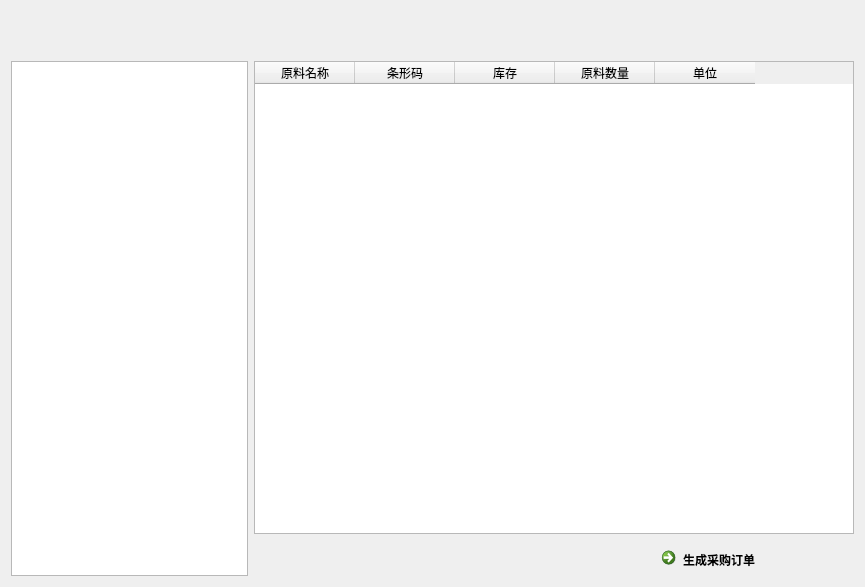
<?xml version="1.0" encoding="UTF-8"?>
<ui version="4.0">
 <class>TemplatePur</class>
 <widget class="QWidget" name="TemplatePur">
  <property name="geometry">
   <rect>
    <x>0</x>
    <y>0</y>
    <width>865</width>
    <height>587</height>
   </rect>
  </property>
  <property name="windowTitle">
   <string>Form</string>
  </property>
  <layout class="QVBoxLayout" name="verticalLayout_2">
   <item>
    <spacer name="horizontalSpacer">
     <property name="orientation">
      <enum>Qt::Horizontal</enum>
     </property>
     <property name="sizeHint" stdset="0">
      <size>
       <width>40</width>
       <height>25</height>
      </size>
     </property>
    </spacer>
   </item>
   <item>
    <spacer name="horizontalSpacer_2">
     <property name="orientation">
      <enum>Qt::Horizontal</enum>
     </property>
     <property name="sizeHint" stdset="0">
      <size>
       <width>40</width>
       <height>25</height>
      </size>
     </property>
    </spacer>
   </item>
   <item>
    <layout class="QHBoxLayout" name="horizontalLayout_2">
     <item>
      <widget class="QListWidget" name="listWidgetData"/>
     </item>
     <item>
      <layout class="QVBoxLayout" name="verticalLayout">
       <item>
        <widget class="QTableWidget" name="tableWidgetSetNumber">
         <property name="minimumSize">
          <size>
           <width>600</width>
           <height>0</height>
          </size>
         </property>
         <column>
          <property name="text">
           <string>原料名称</string>
          </property>
         </column>
         <column>
          <property name="text">
           <string>条形码</string>
          </property>
         </column>
         <column>
          <property name="text">
           <string>库存</string>
          </property>
         </column>
         <column>
          <property name="text">
           <string>原料数量</string>
          </property>
         </column>
         <column>
          <property name="text">
           <string>单位</string>
          </property>
         </column>
        </widget>
       </item>
       <item>
        <layout class="QHBoxLayout" name="horizontalLayout" stretch="0,2">
         <item>
          <widget class="QLabel" name="labelSize">
           <property name="text">
            <string/>
           </property>
          </widget>
         </item>
         <item>
          <widget class="QCommandLinkButton" name="commandLinkButtonOrder">
           <property name="maximumSize">
            <size>
             <width>200</width>
             <height>16777215</height>
            </size>
           </property>
           <property name="text">
            <string>生成采购订单</string>
           </property>
          </widget>
         </item>
        </layout>
       </item>
      </layout>
     </item>
    </layout>
   </item>
  </layout>
 </widget>
 <resources/>
 <connections/>
</ui>
